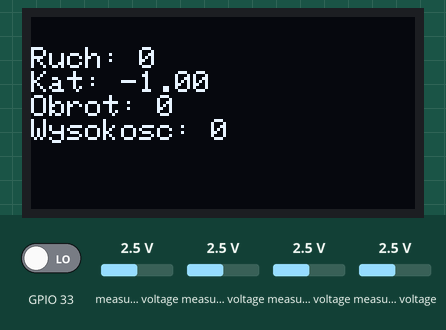
Simulated run of this sketch. Board: ESP32. Shown: 128×64 one-colour display. The inputs (shaded band) are chosen by the test bench; at power-on: GPIO 33 LOW, measured voltage 2.5 V. What the sketch prints to the serial monitor is not drawn.

Above: at 3.2 s.
3.3 s: GPIO 33 driven HIGH
At 4.5 s:
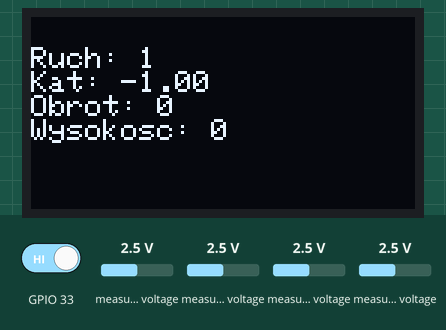
4.8 s: measured voltage (sensor 200) set to 0.1 V
At 6.0 s:
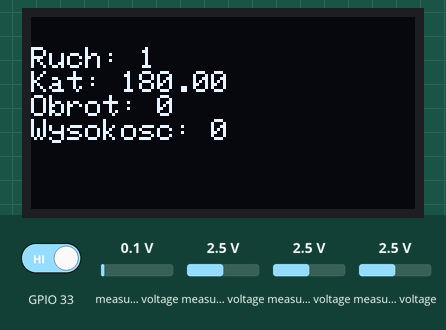
6.4 s: measured voltage (sensor 201) set to 0.1 V
At 7.2 s:
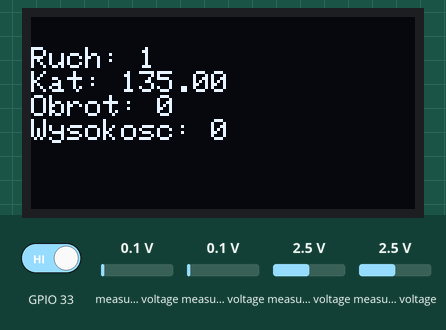
8.0 s: measured voltage (sensor 202) set to 0.1 V
At 8.3 s:
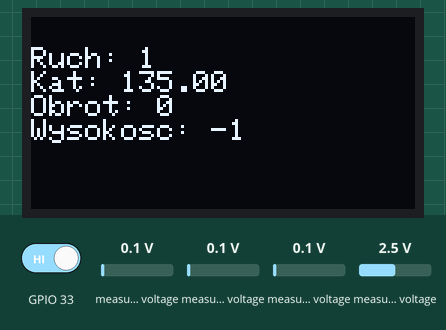
9.5 s: measured voltage (sensor 203) set to 0.1 V
At 10.7 s:
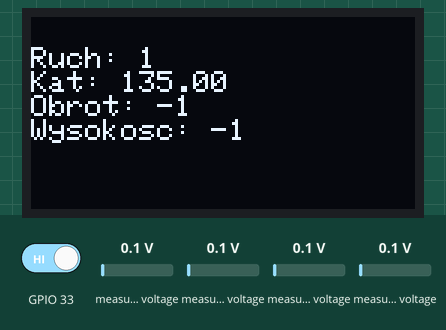
11.1 s: measured voltage (sensor 200) set to 1.2 V
At 11.8 s:
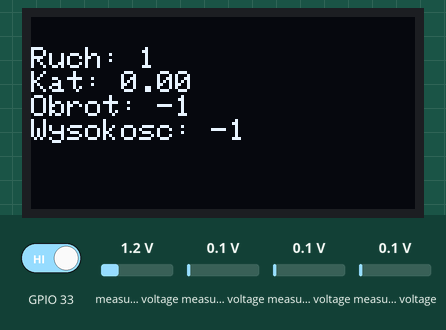
Timing chart, 0 to 13.7 s (numbered marks = the images above; inputs shaded):
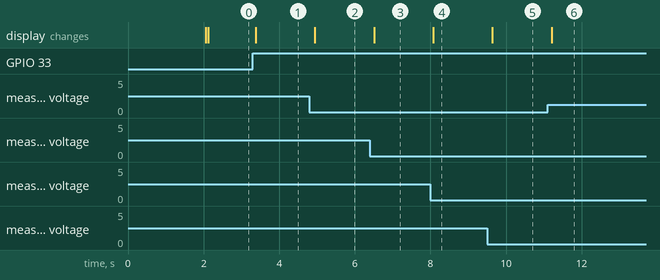

The sketch:

EspNadajnik.ino
```cpp
#include <esp_now.h>
#include <WiFi.h>
#include <Adafruit_SSD1306.h>
#include <Wire.h>
#include <Adafruit_GFX.h>
#include <SPI.h>
#include <Adafruit_ADS1X15.h>
#include <math.h>

// Ekran
#define SCREEN_WIDTH 128 // OLED display width, in pixels
#define SCREEN_HEIGHT 64 // OLED display height, in pixels
#define PI 3.14159265359
#define AIN0D 12200
#define AIN1D 12050
#define AIN2D 12320
#define AIN3D 12540
#define ROZDZIELCZOSC 4000

Adafruit_SSD1306 display(SCREEN_WIDTH, SCREEN_HEIGHT, &Wire, -1);
Adafruit_ADS1115 ads;  /* Use this for the 16-bit version */

// Zdefiniowanie joysticka
const byte Switchpin = 32;

int16_t adc0, adc1, adc2, adc3;

int chod = 0;

// MAC Address of responder - edit as required
uint8_t broadcastAddress[] = {0xec, 0x64, 0xc9, 0x86, 0xd0, 0x20};

// Define a data structure
typedef struct struct_message {
  float katRuchu;
  int wysokosc;
  int obrot;
  int ruch;
} struct_message;

// Create a structured object
struct_message myData;


// Peer info
esp_now_peer_info_t peerInfo;

// Callback function called when data is sent
void OnDataSent(const uint8_t *mac_addr, esp_now_send_status_t status) {
  Serial.print("\r\nLast Packet Send Status:\t");
  Serial.println(status == ESP_NOW_SEND_SUCCESS ? "Delivery Success" : "Delivery Fail");
  Serial.print("katRuchu: ");
  Serial.println(myData.katRuchu);
  Serial.print("Wysokosc: ");
  Serial.println(myData.wysokosc);
  Serial.print("Obrot: ");
  Serial.println(myData.obrot);
  Serial.print("Ruch: ");
  Serial.println(myData.ruch);
}

// Przeliczenie stopniów na radiany
float radiany(float stopnie){
  return stopnie*PI/180;
}

// Przeliczenie radianów na stopnie
float stopnie(float radiany){
  return radiany*(180.0/PI);
}

void setup() {
  myData.katRuchu = -1;
  // Set up Serial Monitor
  Serial.begin(115200);
  Wire.begin(21,22);

  // Set ESP32 as a Wi-Fi Station
  WiFi.mode(WIFI_STA);

  // Initilize ESP-NOW
  if (esp_now_init() != ESP_OK) {
    Serial.println("Error initializing ESP-NOW");
    return;
  }

  // Register the send callback
  esp_now_register_send_cb(OnDataSent);

  // Register peer
  memcpy(peerInfo.peer_addr, broadcastAddress, 6);
  peerInfo.channel = 0;
  peerInfo.encrypt = false;

  // Add peer
  if (esp_now_add_peer(&peerInfo) != ESP_OK){
    Serial.println("Failed to add peer");
    return;
  }

  if (!ads.begin()) {
    Serial.println("Failed to initialize ADS1115");
    while (1);
  }

  // Piny
  pinMode(33, INPUT);
  pinMode(32, INPUT_PULLUP);
  attachInterrupt(digitalPinToInterrupt(33), przerwanie, RISING);

  // Ekran
  if(!display.begin(SSD1306_SWITCHCAPVCC, 0x3C)) { // Address 0x3D for 128x64
    Serial.println(F("SSD1306 allocation failed"));
    for(;;);
  }
  delay(2000);
  display.clearDisplay();

  display.setTextSize(1);
  display.setTextColor(WHITE);
  display.setCursor(0, 10);
  // Display static text
  display.println("Hello, world!");
  display.display();
  Serial.println("Ekran zainicjowany");


}

void przerwanie() {
  Serial.println("Przycisk");
  chod = chod + 1;
}

void loop() {
  // Send message via ESP-NOW
  esp_err_t result = esp_now_send(broadcastAddress, (uint8_t *) &myData, sizeof(myData));

  adc0 = ads.readADC_SingleEnded(0);
  adc1 = ads.readADC_SingleEnded(1);
  adc2 = ads.readADC_SingleEnded(2);
  adc3 = ads.readADC_SingleEnded(3);
  Serial.println("-----------------------------------------------------------");
  Serial.print("AIN0: "); Serial.println(adc0);
  Serial.print("AIN1: "); Serial.println(adc1);
  Serial.print("AIN2: "); Serial.println(adc2);
  Serial.print("AIN3: "); Serial.println(adc3);
  float promien, x, y, kat, sinA, cosA, wynik, tg;
  int obr, wys;
  if (adc0 >= (AIN0D + ROZDZIELCZOSC)){
    x = adc0-AIN0D;
    if (adc1 >= (AIN1D + ROZDZIELCZOSC)){
      y = adc1-AIN1D;
    }
    if (adc1 <= (AIN1D - ROZDZIELCZOSC)){
      y = adc1;
    }
    if ((adc1 > (AIN1D - ROZDZIELCZOSC)) && (adc1 < (AIN1D + ROZDZIELCZOSC))){
      y = AIN1D;
    }
  }

  if (adc0 <= (AIN0D - ROZDZIELCZOSC)){
    x = adc0;
    if (adc1 >= (AIN1D + ROZDZIELCZOSC)){
      y = adc1-AIN1D;
    }
    if (adc1 <= (AIN1D - ROZDZIELCZOSC)){
      y = adc1;
    }
    if ((adc1 > (AIN1D - ROZDZIELCZOSC)) && (adc1 < (AIN1D + ROZDZIELCZOSC))){
      y = AIN1D;
    }
  }

  if ((adc0 > (AIN0D - ROZDZIELCZOSC)) && (adc0 < (AIN0D + ROZDZIELCZOSC))){
    x = AIN0D;
    if (adc1 >= (AIN1D + ROZDZIELCZOSC)){
      y = adc1-AIN1D;
    }
    if (adc1 <= (AIN1D - ROZDZIELCZOSC)){
      y = adc1;
    }
    if ((adc1 > (AIN1D - ROZDZIELCZOSC)) && (adc1 < (AIN1D + ROZDZIELCZOSC))){
      y = AIN1D;
    }
  }

  if ((adc0 > (AIN0D - ROZDZIELCZOSC)) && (adc0 < (AIN0D + ROZDZIELCZOSC)) && (adc1 > (AIN1D - ROZDZIELCZOSC)) && (adc1 < (AIN1D + ROZDZIELCZOSC)) || (kat < 0)){
    wynik = -1;
  }
  if ((adc0 > (AIN0D - ROZDZIELCZOSC)) && (adc0 < (AIN0D + ROZDZIELCZOSC)) && (adc1 < (AIN1D - ROZDZIELCZOSC))){
    wynik = 90;
  }
  if ((adc0 > (AIN0D - ROZDZIELCZOSC)) && (adc0 < (AIN0D + ROZDZIELCZOSC)) && (adc1 > (AIN1D + ROZDZIELCZOSC))){
    wynik = 270;
  }
  if ((adc1 > (AIN1D - ROZDZIELCZOSC)) && (adc1 < (AIN1D + ROZDZIELCZOSC)) && (adc0 > (AIN0D + ROZDZIELCZOSC))){
    wynik = 0;
  }
  if ((adc1 > (AIN1D - ROZDZIELCZOSC)) && (adc1 < (AIN1D + ROZDZIELCZOSC)) && (adc0 < (AIN0D - ROZDZIELCZOSC))){
    wynik = 180;
  }
  if ((adc1 > (20000 - ROZDZIELCZOSC)) && (adc0 > (20000 - ROZDZIELCZOSC))){
    wynik = 315;
  }
  if ((adc1 < ROZDZIELCZOSC) && (adc0 > (20000 - ROZDZIELCZOSC))){
    wynik = 45;
  }
  if ((adc1 < ROZDZIELCZOSC) && (adc0 < ROZDZIELCZOSC)){
    wynik = 135;
  }
  if ((adc1 > (20000 - ROZDZIELCZOSC)) && (adc0 < ROZDZIELCZOSC)){
    wynik = 225;
  }


  if (adc2 > 16000){
    wys = 1;
  }
  if (adc2 < 8000){
    wys = -1;
  }
  if ((adc2 >= 8000) && (adc2 <= 16000)){
    wys = 0;
  }

  if (adc3 > 16000){
    obr = 1;
  }
  if (adc3 < 8000){
    obr = -1;
  }
  if ((adc3 <= 16000) && (adc3 >= 8000)){
    obr = 0;
  }

  if (chod >= 3){
    chod = 0;
  }

  myData.katRuchu = wynik;
  myData.obrot = obr;
  myData.wysokosc = wys;
  myData.ruch = chod;

  display.clearDisplay();
  display.setCursor(0, 10);
  display.print("Ruch: ");
  display.println(chod);
  display.print("Kat: ");
  display.println(wynik);
  display.print("Obrot: ");
  display.println(obr);
  display.print("Wysokosc: ");
  display.println(wys);
  display.display();
  Serial.print("Kat: "); Serial.println(kat);
  Serial.print("Wynik: "); Serial.println(wynik);
  if (result == ESP_OK) {
    Serial.println("Sending confirmed");
  }
  else {
    Serial.println("Sending error");
  }
  delay(250);
}
```

Measured:
- after the input at 3.3 s, the display: changes after 0.07 s (image 1)
- after the input at 4.8 s, the display: changes after 0.14 s (image 2)
- after the input at 6.4 s, the display: changes after 0.11 s (image 3)
- after the input at 8.0 s, the display: changes after 0.07 s (image 4)
- after the input at 9.5 s, the display: changes after 0.14 s (image 5)
- after the input at 11.1 s, the display: changes after 0.10 s (image 6)
